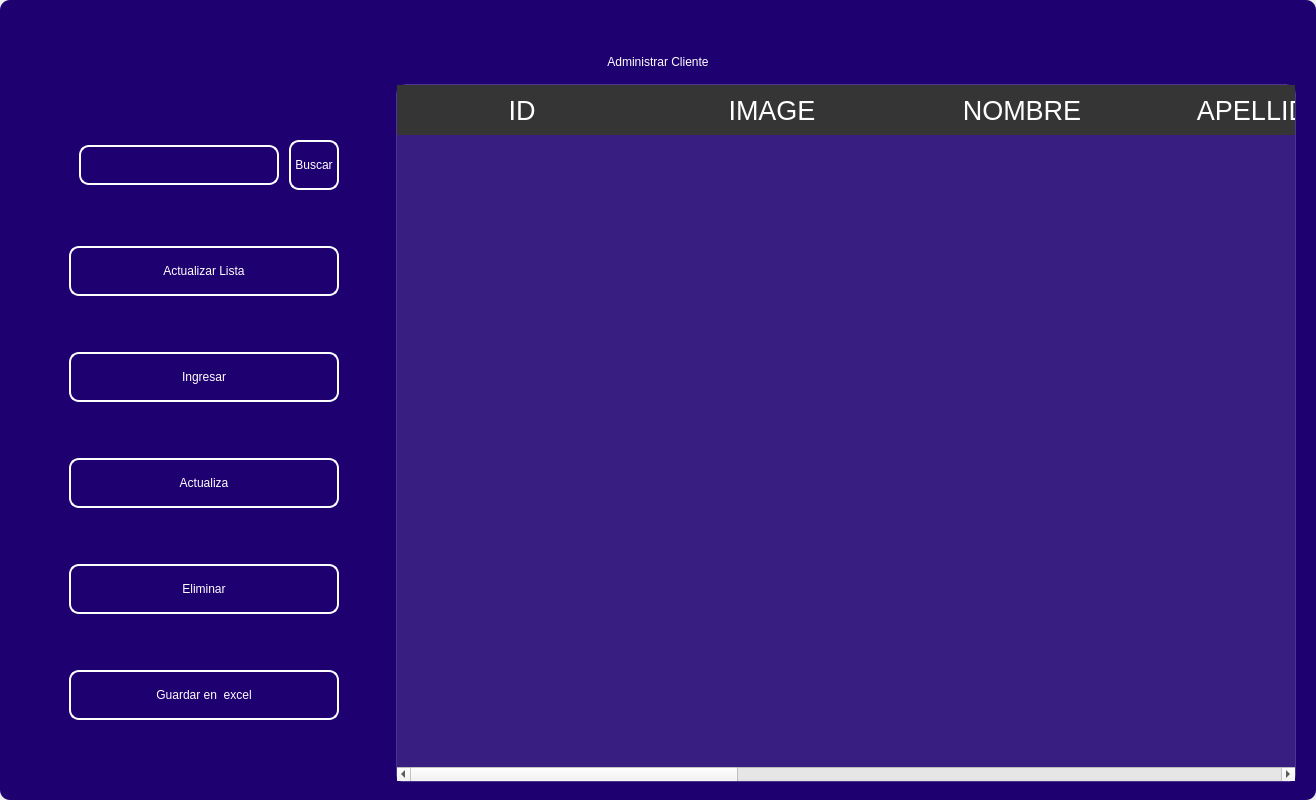
<?xml version="1.0" encoding="UTF-8"?>
<ui version="4.0">
 <class>MainWindow</class>
 <widget class="QMainWindow" name="MainWindow">
  <property name="geometry">
   <rect>
    <x>0</x>
    <y>0</y>
    <width>1316</width>
    <height>800</height>
   </rect>
  </property>
  <property name="sizePolicy">
   <sizepolicy hsizetype="MinimumExpanding" vsizetype="Preferred">
    <horstretch>0</horstretch>
    <verstretch>0</verstretch>
   </sizepolicy>
  </property>
  <property name="windowTitle">
   <string>MainWindow</string>
  </property>
  <property name="styleSheet">
   <string notr="true"/>
  </property>
  <widget class="QWidget" name="centralwidget">
   <property name="styleSheet">
    <string notr="true"/>
   </property>
   <layout class="QVBoxLayout" name="verticalLayout">
    <property name="spacing">
     <number>0</number>
    </property>
    <property name="leftMargin">
     <number>0</number>
    </property>
    <property name="topMargin">
     <number>0</number>
    </property>
    <property name="rightMargin">
     <number>0</number>
    </property>
    <property name="bottomMargin">
     <number>0</number>
    </property>
    <item>
     <widget class="QFrame" name="frame">
      <property name="enabled">
       <bool>true</bool>
      </property>
      <property name="styleSheet">
       <string notr="true">
QFrame {
border-radius:10px;
background-color:#1E0070;
 }
</string>
      </property>
      <property name="frameShape">
       <enum>QFrame::StyledPanel</enum>
      </property>
      <property name="frameShadow">
       <enum>QFrame::Raised</enum>
      </property>
      <layout class="QVBoxLayout" name="verticalLayout_2">
       <item>
        <widget class="QFrame" name="frame_superior">
         <property name="minimumSize">
          <size>
           <width>0</width>
           <height>40</height>
          </size>
         </property>
         <property name="maximumSize">
          <size>
           <width>16777215</width>
           <height>40</height>
          </size>
         </property>
         <property name="styleSheet">
          <string notr="true">QPushButton{
border-radius:18px;
}

QPushButton:hover{
	background-color: rgb(0, 0, 0);
}
</string>
         </property>
         <property name="frameShape">
          <enum>QFrame::StyledPanel</enum>
         </property>
         <property name="frameShadow">
          <enum>QFrame::Raised</enum>
         </property>
         <layout class="QHBoxLayout" name="horizontalLayout_3">
          <property name="spacing">
           <number>4</number>
          </property>
          <property name="leftMargin">
           <number>0</number>
          </property>
          <property name="topMargin">
           <number>0</number>
          </property>
          <property name="rightMargin">
           <number>0</number>
          </property>
          <property name="bottomMargin">
           <number>0</number>
          </property>
          <item>
           <widget class="QPushButton" name="btn_icon">
            <property name="text">
             <string/>
            </property>
            <property name="iconSize">
             <size>
              <width>40</width>
              <height>40</height>
             </size>
            </property>
           </widget>
          </item>
          <item>
           <spacer name="horizontalSpacer_2">
            <property name="orientation">
             <enum>Qt::Horizontal</enum>
            </property>
            <property name="sizeHint" stdset="0">
             <size>
              <width>443</width>
              <height>20</height>
             </size>
            </property>
           </spacer>
          </item>
          <item>
           <widget class="QPushButton" name="btn_exit">
            <property name="minimumSize">
             <size>
              <width>38</width>
              <height>38</height>
             </size>
            </property>
            <property name="maximumSize">
             <size>
              <width>38</width>
              <height>38</height>
             </size>
            </property>
            <property name="cursor">
             <cursorShape>PointingHandCursor</cursorShape>
            </property>
            <property name="text">
             <string/>
            </property>
            <property name="iconSize">
             <size>
              <width>35</width>
              <height>35</height>
             </size>
            </property>
           </widget>
          </item>
          <item>
           <widget class="QPushButton" name="bt_minimizar">
            <property name="minimumSize">
             <size>
              <width>38</width>
              <height>38</height>
             </size>
            </property>
            <property name="maximumSize">
             <size>
              <width>38</width>
              <height>38</height>
             </size>
            </property>
            <property name="cursor">
             <cursorShape>PointingHandCursor</cursorShape>
            </property>
            <property name="text">
             <string/>
            </property>
            <property name="icon">
             <iconset>
              <normaloff>image/minus.svg</normaloff>image/minus.svg</iconset>
            </property>
            <property name="iconSize">
             <size>
              <width>38</width>
              <height>38</height>
             </size>
            </property>
           </widget>
          </item>
          <item>
           <widget class="QPushButton" name="bt_maximizar">
            <property name="minimumSize">
             <size>
              <width>38</width>
              <height>38</height>
             </size>
            </property>
            <property name="maximumSize">
             <size>
              <width>38</width>
              <height>38</height>
             </size>
            </property>
            <property name="cursor">
             <cursorShape>PointingHandCursor</cursorShape>
            </property>
            <property name="text">
             <string/>
            </property>
            <property name="icon">
             <iconset>
              <normaloff>image/chevron-up.svg</normaloff>image/chevron-up.svg</iconset>
            </property>
            <property name="iconSize">
             <size>
              <width>38</width>
              <height>38</height>
             </size>
            </property>
           </widget>
          </item>
          <item>
           <widget class="QPushButton" name="bt_restaurar">
            <property name="minimumSize">
             <size>
              <width>38</width>
              <height>38</height>
             </size>
            </property>
            <property name="maximumSize">
             <size>
              <width>38</width>
              <height>38</height>
             </size>
            </property>
            <property name="cursor">
             <cursorShape>PointingHandCursor</cursorShape>
            </property>
            <property name="text">
             <string/>
            </property>
            <property name="icon">
             <iconset>
              <normaloff>image/chevron-down.svg</normaloff>image/chevron-down.svg</iconset>
            </property>
            <property name="iconSize">
             <size>
              <width>38</width>
              <height>38</height>
             </size>
            </property>
           </widget>
          </item>
          <item>
           <widget class="QPushButton" name="bt_cerrar">
            <property name="minimumSize">
             <size>
              <width>38</width>
              <height>38</height>
             </size>
            </property>
            <property name="maximumSize">
             <size>
              <width>38</width>
              <height>38</height>
             </size>
            </property>
            <property name="cursor">
             <cursorShape>PointingHandCursor</cursorShape>
            </property>
            <property name="text">
             <string/>
            </property>
            <property name="icon">
             <iconset>
              <normaloff>image/x.svg</normaloff>image/x.svg</iconset>
            </property>
            <property name="iconSize">
             <size>
              <width>38</width>
              <height>38</height>
             </size>
            </property>
           </widget>
          </item>
         </layout>
        </widget>
       </item>
       <item>
        <widget class="QLabel" name="label">
         <property name="styleSheet">
          <string notr="true">font: 30pt &quot;MS Shell Dlg 2&quot;;
color: rgb(255, 255, 255);</string>
         </property>
         <property name="text">
          <string>Administrar Cliente</string>
         </property>
         <property name="alignment">
          <set>Qt::AlignCenter</set>
         </property>
        </widget>
       </item>
       <item>
        <widget class="QFrame" name="frame_3">
         <property name="minimumSize">
          <size>
           <width>0</width>
           <height>0</height>
          </size>
         </property>
         <property name="frameShape">
          <enum>QFrame::StyledPanel</enum>
         </property>
         <property name="frameShadow">
          <enum>QFrame::Raised</enum>
         </property>
         <layout class="QHBoxLayout" name="horizontalLayout_4">
          <property name="leftMargin">
           <number>9</number>
          </property>
          <property name="topMargin">
           <number>9</number>
          </property>
          <property name="rightMargin">
           <number>9</number>
          </property>
          <item>
           <layout class="QVBoxLayout" name="verticalLayout_4">
            <property name="spacing">
             <number>50</number>
            </property>
            <property name="sizeConstraint">
             <enum>QLayout::SetDefaultConstraint</enum>
            </property>
            <property name="leftMargin">
             <number>50</number>
            </property>
            <property name="topMargin">
             <number>50</number>
            </property>
            <property name="rightMargin">
             <number>50</number>
            </property>
            <property name="bottomMargin">
             <number>50</number>
            </property>
            <item>
             <layout class="QHBoxLayout" name="horizontalLayout">
              <property name="spacing">
               <number>10</number>
              </property>
              <property name="leftMargin">
               <number>10</number>
              </property>
              <property name="topMargin">
               <number>0</number>
              </property>
              <property name="bottomMargin">
               <number>0</number>
              </property>
              <item>
               <widget class="QLineEdit" name="searchtxt">
                <property name="minimumSize">
                 <size>
                  <width>200</width>
                  <height>25</height>
                 </size>
                </property>
                <property name="maximumSize">
                 <size>
                  <width>150</width>
                  <height>40</height>
                 </size>
                </property>
                <property name="styleSheet">
                 <string notr="true">QLabel {
	color: rgb(255, 255, 254);
	font: 12pt &quot;Arial&quot;;
	background-color: rgba(0, 0, 0,0);
}

QTextEdit{
background-color: rgba(0, 0, 0,0);
border-radius:10px; 
font: 12pt &quot;Arial&quot;;
color: rgb(255, 255, 254);
border: 2px solid  rgb(255, 255, 255);

}

QTextEdit:hover{
background-color: rgba(0, 0, 0,0);
border-radius:10px; 
font: 12pt &quot;Arial&quot;;
border: 2px solid  rgb(120, 0, 171);
}

QTextEdit:focus{
background-color: rgb(0, 0, 0);
border-radius:10px; 
font: 12pt &quot;Arial&quot;;
border: 2px solid rgb(120, 0, 171);
}

QLineEdit{
background-color: rgba(0, 0, 0,0);
border-radius:10px; 
font: 12pt &quot;Arial&quot;;
color: rgb(255, 255, 254);
border: 2px solid  rgb(255, 255, 255);

}

QLineEdit:hover{
background-color: rgba(0, 0, 0,0);
border-radius:10px; 
font: 12pt &quot;Arial&quot;;
border: 2px solid  rgb(120, 0, 171);
}

QLineEdit:focus{
background-color: rgb(0, 0, 0);
border-radius:10px; 
font: 12pt &quot;Arial&quot;;
border: 2px solid rgb(120, 0, 171);
}

QCheckBox{
	font: 12pt &quot;Arial&quot;;
	color: rgb(255, 255, 255);
}

QCheckBox::indicator {
    width: 18px;
    height:18px;
}

QCheckBox::indicator:unchecked {
   background-image: url(image/square.svg);
}

QCheckBox::indicator:checked {
   background-image: url(image/check-square.svg);
}

QPushButton{
border-radius:10px; 
font: 12pt &quot;Arial&quot;;
color: rgb(255, 255, 254);
border: 2px solid #ffffff;
}

QPushButton:hover{
border-radius:10px; 
font: 12pt &quot;Arial&quot;;
color: rgb(255, 255, 255);
border: 2px solid rgb(120, 0, 171);
	background-color: rgb(120, 0, 171);
}
</string>
                </property>
               </widget>
              </item>
              <item>
               <widget class="QPushButton" name="btn_search">
                <property name="sizePolicy">
                 <sizepolicy hsizetype="Minimum" vsizetype="Fixed">
                  <horstretch>0</horstretch>
                  <verstretch>0</verstretch>
                 </sizepolicy>
                </property>
                <property name="minimumSize">
                 <size>
                  <width>0</width>
                  <height>15</height>
                 </size>
                </property>
                <property name="maximumSize">
                 <size>
                  <width>100</width>
                  <height>50</height>
                 </size>
                </property>
                <property name="cursor">
                 <cursorShape>PointingHandCursor</cursorShape>
                </property>
                <property name="styleSheet">
                 <string notr="true">QPushButton{
border-radius:10px; 
font: 12pt &quot;Arial&quot;;
color: rgb(255, 255, 254);
border: 2px solid #ffffff;
}

QPushButton:hover{
border-radius:10px; 
font: 12pt &quot;Arial&quot;;
color: rgb(255, 255, 255);
border: 2px solid rgb(120, 0, 171);
	background-color: rgb(120, 0, 171);
}</string>
                </property>
                <property name="text">
                 <string>Buscar</string>
                </property>
               </widget>
              </item>
             </layout>
            </item>
            <item>
             <widget class="QPushButton" name="btn_get">
              <property name="minimumSize">
               <size>
                <width>50</width>
                <height>40</height>
               </size>
              </property>
              <property name="maximumSize">
               <size>
                <width>300</width>
                <height>50</height>
               </size>
              </property>
              <property name="cursor">
               <cursorShape>PointingHandCursor</cursorShape>
              </property>
              <property name="styleSheet">
               <string notr="true">QPushButton{
border-radius:10px; 
font: 12pt &quot;Arial&quot;;
color: rgb(255, 255, 254);
border: 2px solid #ffffff;
}

QPushButton:hover{
border-radius:10px; 
font: 12pt &quot;Arial&quot;;
color: rgb(255, 255, 255);
border: 2px solid rgb(120, 0, 171);
	background-color: rgb(120, 0, 171);
}</string>
              </property>
              <property name="text">
               <string>Actualizar Lista</string>
              </property>
              <property name="iconSize">
               <size>
                <width>35</width>
                <height>35</height>
               </size>
              </property>
             </widget>
            </item>
            <item>
             <widget class="QPushButton" name="btn_add">
              <property name="minimumSize">
               <size>
                <width>0</width>
                <height>40</height>
               </size>
              </property>
              <property name="maximumSize">
               <size>
                <width>300</width>
                <height>50</height>
               </size>
              </property>
              <property name="cursor">
               <cursorShape>PointingHandCursor</cursorShape>
              </property>
              <property name="styleSheet">
               <string notr="true">QPushButton{
border-radius:10px; 
font: 12pt &quot;Arial&quot;;
color: rgb(255, 255, 254);
border: 2px solid #ffffff;
}

QPushButton:hover{
border-radius:10px; 
font: 12pt &quot;Arial&quot;;
color: rgb(255, 255, 255);
border: 2px solid rgb(120, 0, 171);
	background-color: rgb(120, 0, 171);
}</string>
              </property>
              <property name="text">
               <string>Ingresar</string>
              </property>
              <property name="iconSize">
               <size>
                <width>35</width>
                <height>35</height>
               </size>
              </property>
             </widget>
            </item>
            <item>
             <widget class="QPushButton" name="btn_update">
              <property name="minimumSize">
               <size>
                <width>0</width>
                <height>40</height>
               </size>
              </property>
              <property name="maximumSize">
               <size>
                <width>300</width>
                <height>50</height>
               </size>
              </property>
              <property name="cursor">
               <cursorShape>PointingHandCursor</cursorShape>
              </property>
              <property name="styleSheet">
               <string notr="true">QPushButton{
border-radius:10px; 
font: 12pt &quot;Arial&quot;;
color: rgb(255, 255, 254);
border: 2px solid #ffffff;
}

QPushButton:hover{
border-radius:10px; 
font: 12pt &quot;Arial&quot;;
color: rgb(255, 255, 255);
border: 2px solid rgb(120, 0, 171);
	background-color: rgb(120, 0, 171);
}</string>
              </property>
              <property name="text">
               <string>Actualiza</string>
              </property>
              <property name="iconSize">
               <size>
                <width>35</width>
                <height>35</height>
               </size>
              </property>
             </widget>
            </item>
            <item>
             <widget class="QPushButton" name="btn_delete">
              <property name="minimumSize">
               <size>
                <width>0</width>
                <height>40</height>
               </size>
              </property>
              <property name="maximumSize">
               <size>
                <width>300</width>
                <height>50</height>
               </size>
              </property>
              <property name="cursor">
               <cursorShape>PointingHandCursor</cursorShape>
              </property>
              <property name="styleSheet">
               <string notr="true">QPushButton{
border-radius:10px; 
font: 12pt &quot;Arial&quot;;
color: rgb(255, 255, 254);
border: 2px solid #ffffff;
}

QPushButton:hover{
border-radius:10px; 
font: 12pt &quot;Arial&quot;;
color: rgb(255, 255, 255);
border: 2px solid rgb(120, 0, 171);
	background-color: rgb(120, 0, 171);
}</string>
              </property>
              <property name="text">
               <string>Eliminar</string>
              </property>
              <property name="iconSize">
               <size>
                <width>35</width>
                <height>35</height>
               </size>
              </property>
             </widget>
            </item>
            <item>
             <widget class="QPushButton" name="btn_excel">
              <property name="minimumSize">
               <size>
                <width>10</width>
                <height>40</height>
               </size>
              </property>
              <property name="maximumSize">
               <size>
                <width>300</width>
                <height>50</height>
               </size>
              </property>
              <property name="cursor">
               <cursorShape>PointingHandCursor</cursorShape>
              </property>
              <property name="styleSheet">
               <string notr="true">QPushButton{
border-radius:10px; 
font: 12pt &quot;Arial&quot;;
color: rgb(255, 255, 254);
border: 2px solid #ffffff;
}

QPushButton:hover{
border-radius:10px; 
font: 12pt &quot;Arial&quot;;
color: rgb(255, 255, 255);
border: 2px solid rgb(120, 0, 171);
	background-color: rgb(120, 0, 171);
}</string>
              </property>
              <property name="text">
               <string>Guardar en  excel</string>
              </property>
              <property name="iconSize">
               <size>
                <width>35</width>
                <height>35</height>
               </size>
              </property>
             </widget>
            </item>
           </layout>
          </item>
          <item>
           <widget class="QTableWidget" name="table_client">
            <property name="minimumSize">
             <size>
              <width>900</width>
              <height>0</height>
             </size>
            </property>
            <property name="maximumSize">
             <size>
              <width>700</width>
              <height>16777215</height>
             </size>
            </property>
            <property name="styleSheet">
             <string notr="true">QTableView {
	background-color: rgba(255, 255, 255, 30); 	
	border: 1px solid rgba(255,255,255,40);
	border-bottom-right-radius: 7px; 
	border-bottom-left-radius: 7px; 
	color: white;
	font: 15pt &quot;MS Shell Dlg 2&quot;;
}

QHeaderView::section {
background-color: rgb(53, 53, 53);
color: white;
border: none;
height: 50px;
font-size: 20pt;
}

QTableView::item {
    border-style: none;
    border-bottom: 1px solid rgba(255,255,255,50);
    padding-left: auto;
    padding-right: auto;
}

QTableView::item:selected{
	border: none;
	color: rgb(255, 255, 255);
    background-color: rgba(255, 255, 255, 50);
}
</string>
            </property>
            <property name="lineWidth">
             <number>1</number>
            </property>
            <property name="editTriggers">
             <set>QAbstractItemView::NoEditTriggers</set>
            </property>
            <attribute name="horizontalHeaderDefaultSectionSize">
             <number>250</number>
            </attribute>
            <column>
             <property name="text">
              <string>ID</string>
             </property>
            </column>
            <column>
             <property name="text">
              <string>IMAGE</string>
             </property>
            </column>
            <column>
             <property name="text">
              <string>NOMBRE</string>
             </property>
            </column>
            <column>
             <property name="text">
              <string>APELLIDOS</string>
             </property>
            </column>
            <column>
             <property name="text">
              <string>CORREO</string>
             </property>
            </column>
            <column>
             <property name="text">
              <string>TEL. CONTACTO</string>
             </property>
            </column>
            <column>
             <property name="text">
              <string>DIRECCION</string>
             </property>
            </column>
            <column>
             <property name="text">
              <string>TIPO DE CLIENTE</string>
             </property>
            </column>
           </widget>
          </item>
         </layout>
        </widget>
       </item>
      </layout>
     </widget>
    </item>
   </layout>
  </widget>
 </widget>
 <resources/>
 <connections/>
</ui>
